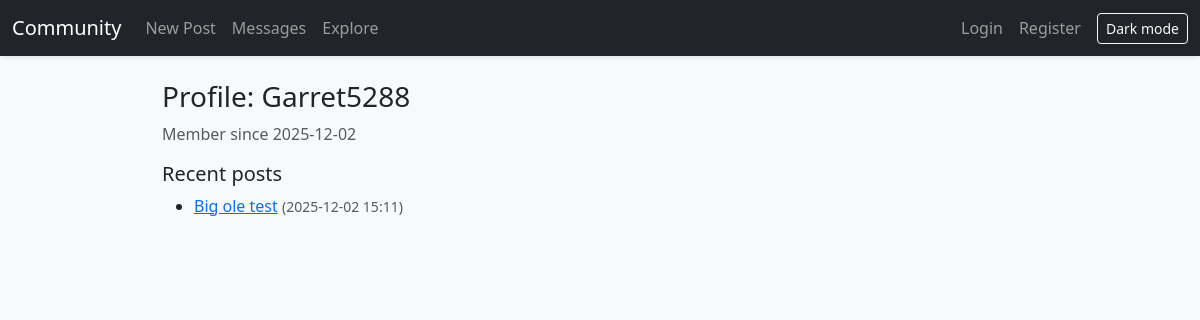
Page /user/Garret5288 on the earlier database version.
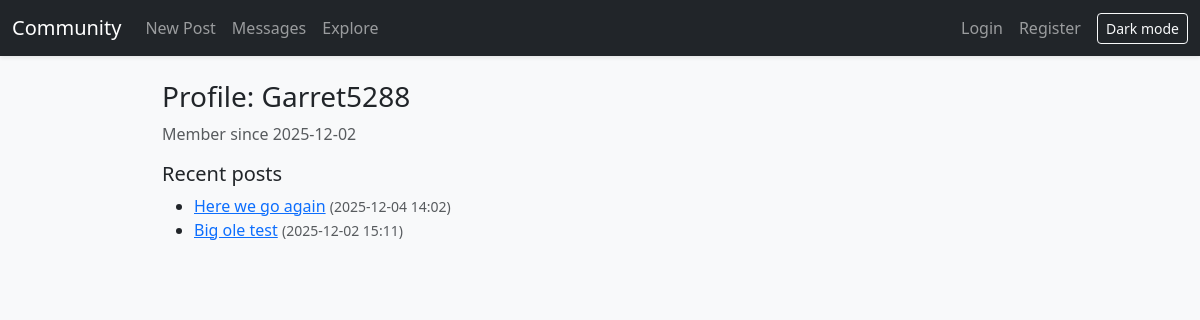
Same page on the later database version.
### community_forum.py (models this page shows)
class Post(db.Model):
	id = db.Column(db.Integer, primary_key=True)
	author_id = db.Column(db.Integer, db.ForeignKey('user.id'), nullable=False)
	title = db.Column(db.String(255), nullable=False, index=True)
	body = db.Column(db.Text, nullable=False)
	created_at = db.Column(db.DateTime, default=datetime.utcnow, nullable=False, index=True)
	author = db.relationship('User', back_populates='posts')
	comments = db.relationship('Comment', back_populates='post', cascade='all, delete-orphan')

### community_forum.py (the view)
@app.route('/user/<username>')
def user_profile(username: str):
	u = User.query.filter(db.func.lower(User.username) == (username or '').lower()).first()
	if not u:
		flash('User not found.', 'error')
		return redirect(url_for('index'))
	posts = Post.query.filter_by(author_id=u.id).order_by(Post.created_at.desc()).limit(10).all()
	return render_template('user_profile.html', title=f'{u.username} — Profile', u=u, posts=posts)

### community_forum.py (called while the page is built, shortened)
def current_user():
	uid = session.get('uid')
	if not uid:
		return None
	return User.query.get(uid)

@app.context_processor
def inject_user_and_csrf():
	u = current_user()
	unread = 0
	if u:
		try:
			unread = Message.query.filter_by(recipient_id=u.id, read_at=None).count()
		except Exception:
			unread = 0
	return {
		'user': u,
		'csrf_token': _csrf_token(),
		'unread_count': unread,
	}

@app.after_request
def add_security_headers(resp):
	csp = (
		"default-src 'self'; "
		"style-src 'self' https://cdn.jsdelivr.net; "
		"script-src 'self' https://cdn.jsdelivr.net; "
		"object-src 'none'; base-uri 'self'; frame-ancestors 'none'"
	)
	resp.headers['Content-Security-Policy'] = csp
	resp.headers['X-Content-Type-Options'] = 'nosniff'
	resp.headers['X-Frame-Options'] = 'DENY'
	resp.headers['Referrer-Policy'] = 'no-referrer'
	return resp

def _csrf_token():
	tok = session.get('csrf_token')
	if not tok:
		import secrets
		tok = secrets.token_urlsafe(32)
		session['csrf_token'] = tok
	return tok

@app.before_request
def enforce_idle_timeout():
	uid = session.get('uid')
	if not uid:
		return

### templates/user_profile.html (shortened to what this page needs)
{% extends 'base.html' %}
{% block content %}
<div class="d-flex justify-content-between align-items-center">
    <h3>Profile: {{ u.username }}</h3>
</div>
<p class="text-muted">Member since {{ u.created_at.strftime('%Y-%m-%d') }}</p>
<h5 class="mt-3">Recent posts</h5>
<ul>
    {% for p in posts %}
    <li><a href="{{ url_for('post_view', post_id=p.id) }}">{{ p.title }}</a> <small class="text-muted">({{
            p.created_at.strftime('%Y-%m-%d %H:%M') }})</small></li>
    {% endfor %}
</ul>
{% endblock %}

Differences in the rows shown:
added Post: title "Here we go again", created_at "2025-12-04 14:02"
